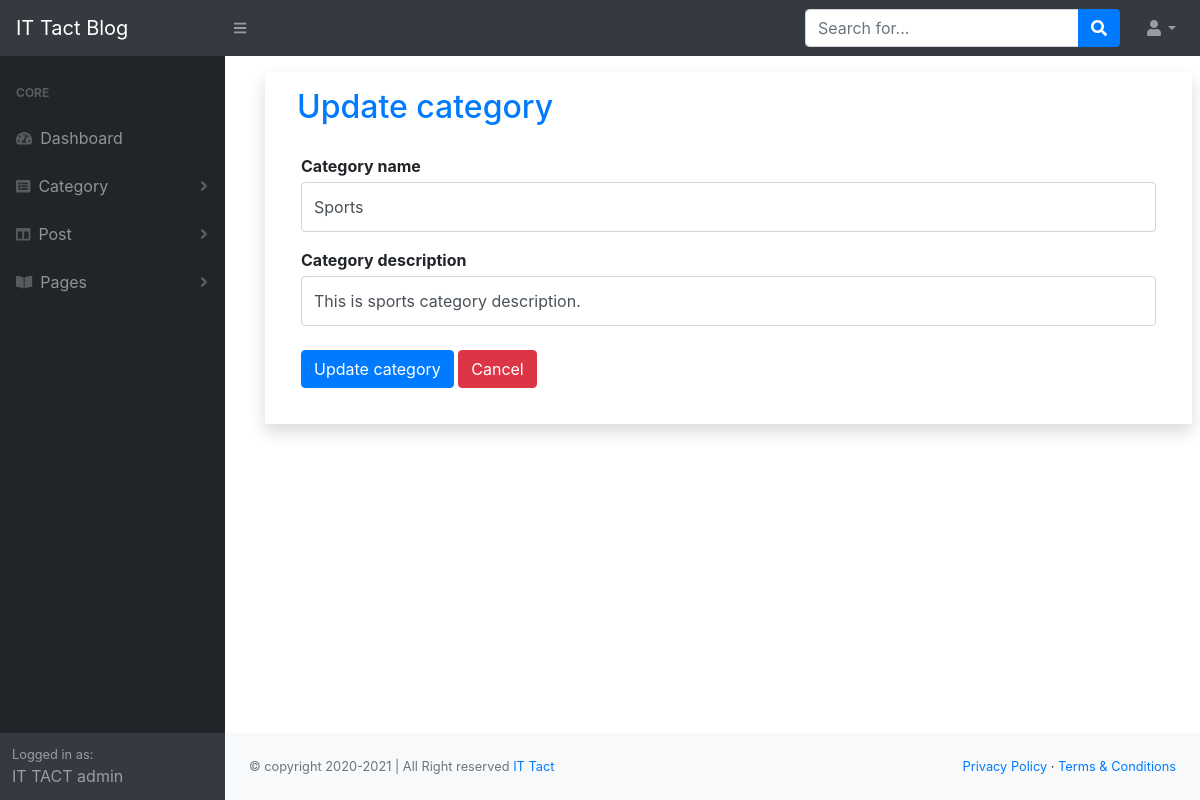
Page /admin/edit_category.php?status=edit&&id=10 (signed in) on the committed database.
### tables this page shows
CREATE TABLE `categorys` (
  `category_id` int(255) NOT NULL,
  `category_name` text NOT NULL,
  `category_descrip` text NOT NULL
);

### admin/edit_category.php (called while the page is built, shortened)
<?php
    include("template.php");
?>

### admin/class/function.php (called while the page is built, shortened)
<?php
    class blogApp{
        private $conn;
        public function __construct(){
            $dbhost = "localhost";
            $dbuser = "root";
            $dbpass = "";
            $dbname = "blog_project";
            $this->conn = mysqli_connect($dbhost, $dbuser, $dbpass, $dbname);
        }
        public function editCategoy($id){
            $query = "SELECT * FROM categorys WHERE category_id=$id";
            if(mysqli_query($this->conn, $query)){
                $returnEditData = mysqli_query($this->conn, $query);
                return mysqli_fetch_assoc($returnEditData);
            }
        }
    }
?>

### admin/view/edit_category_view.php (the view, shortened to what this page needs)
<?php
    if(isset($_GET['status'])){
        if($_GET['status'] = 'edit'){
            $id = $_GET['id'];
            $displayEditData = $objBlogApp->editCategoy($id);
        }
    }
?>
<div class="container shadow p-3 m-3">
    <h2 class="mx-3 text-primary">Update category</h2>
    <div class="card-body">
        <form action="manage_category.php" method="POST">
            <div class="form-group">
                <label class="font-weight-bold mb-1" for="update_cat_name">Category name</label>
                <input name="update_cat_name" class="form-control py-4" id="update_cat_name" type="text" value="<?php echo $displayEditData['category_name']; ?>" required />
            </div>
            <div class="form-group">
                <label class="font-weight-bold mb-1" for="update_cat_des">Category description</label>
                <input name="update_cat_des" class="form-control py-4" id="update_cat_des" type="text" value="<?php echo $displayEditData['category_descrip']; ?>" required />
            </div>
            <div class="form-group mt-4 mb-0">
                <input name="update_cat_submit" class="btn btn-primary" type="submit" value="Update category">
                <a class="btn btn-danger" href="manage_category.php">Cancel</a>
            </div>
        </form>
    </div>

### rows in the picture
categorys: update_cat_name "Sports", update_cat_des "This is sports category description."
